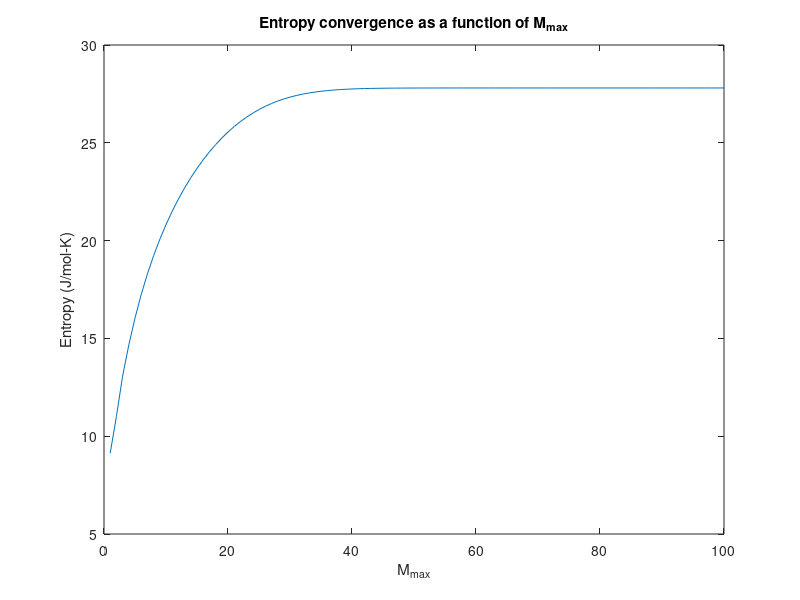

This figure's MATLAB source:
function moorejs_HW4_P1
%Written by: David Couling, 10/06/09
%Modified by: Jason Moore on Oct 6, 2010
%Call moorejs_HW4_P1_entropy for each new value of M_max.  Find value of
%entropy and minimum value of M_max for converged solution to 1% tolerance

%Create M_max vector
M_max = 1:100;

%Initialize vector to store entropy values
S = zeros(length(M_max));

%Define I, V3, T
I = 1.2e-45;    %kg-m^2
V3 = 0.81e-20;  %J/particle
T = 300;        %K

%for loop to calculate entropy for each value of M_max
for i = 1:length(M_max)
    S(i) = moorejs_HW4_P1_entropy(I,V3,T,M_max(i));
end

figure
plot(M_max,S(:,1))
xlabel('M_{max}')
ylabel('Entropy (J/mol-K)')
title('Entropy convergence as a function of M_{max}')

%Determine optimal M_max.  Find value where (S(i+1)-S(i))/S(i) < 1e-2.
%Call the ratio S(i+1)-S(i)/S(i) "change"
for i = 1:(length(S)-1)
    change(i) = (S(i+1)-S(i))/S(i);
end
index = find(change<1e-2);
%The smallest index in this will be N_index_opt, and S_conv will be the
%converged value of S at this number of basis functions
N_index_opt = min(index)
S_conv = S(N_index_opt)

%//////////////////////////////////////////////////////////////////////////

function S = moorejs_HW4_P1_entropy(I,V3,T,M_max)
%Written by: David Couling, 10/06/09
%Modified by: Jason Moore on Oct 6, 2010
%Computes the entropy of a molecule based on solving the Schroedinger
%equation using Galerkin's method
%Inputs:    I is the moment of inertia of the molecule (kg-m^2)
%           V3 is the coefficient of the potential function (J/particle)
%           T is the temperature (K)
%           M_max is the number of basis functions to use
%Outputs:   S is the entropy of the molecule (J/mol-K)

%Define parameters
%Planck's constant
h = 6.626e-34;  %J-s
%Boltzmann constant
k_B = 1.38e-23; %J/K
%Avogadro's number
N_A = 6.022e23;

%Initialize matrix M.  We are going from -M_max to +M_max, so that is
%2*M_max+1 entries
M = zeros(2*M_max+1,2*M_max+1);

%i and j are indices of the matrix; the first entry of the matrix will be
%for (k,m) = (-M_max,-M_max), so i will = k + M_max + 1, and j will =
%m + M_max + 1
i=1;
j=1;
%Loop over k and m
for k = -M_max:1:M_max
    for m = -M_max:1:M_max
        %Diagonal elements of the matrix (every term but the cosine term)
        if k ==m
            M(i,j) = (-h^2/(8*pi*I)*-m^2+V3)*2*pi;
        
        %The cosine term, which is nonzero only if k-m = 3 or -3
        elseif (k-m)==3 || (k-m)==-3
            M(i,j) = -pi*V3;
        
        %Every other term is 0.
        else
            M(i,j) = 0;
        end
        
        %Increase j, since m will be increasing by 1 next time through the
        %loop
        j = j+1;
    end
    %Increase i, since k will be increasing by 1 next time through the loop
    i = i+1;
    
    %Reset j = 1, since we are starting over at the 1st column for each new
    %value of k
    j = 1;
end

%Find eigenvalues of matrix (this is 2*pi*En, so to get the energies,
%divide by 2pi)
En = eig(M)/(2*pi);

%Calculate U
U = N_A * sum(En.*exp(-En/k_B/T))/sum(exp(-En/k_B/T));

%Calculate A
A = -N_A*k_B*T*log(sum(exp(-En/k_B/T)));

%Calculate S
S = (U-A)/T;
